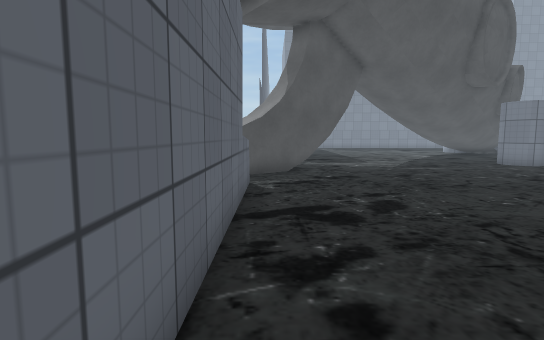
View 1 (above)

24 first-person views from a walk through a 3-D level made in the Unity game engine. The camera is 1.3 m above the floor, tilts 6° down and sees 80° across. The floor is counted in squares, 1 m on a side. Each view is taken from the middle of a square. On the plan, view 1 faces up. The plan holds only what a view shows up to about 14 squares ahead; the rest is blank. The place goes on beyond the plan. The player character is not drawn. Some surface patterns are stand-ins.

View 2
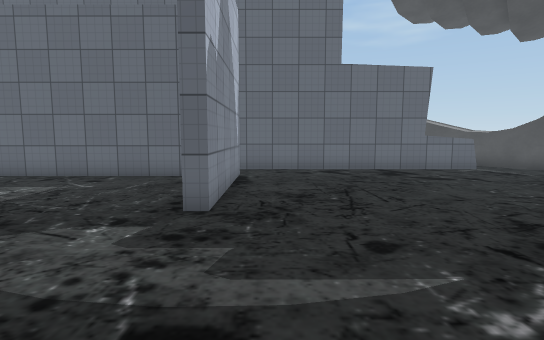

View 3
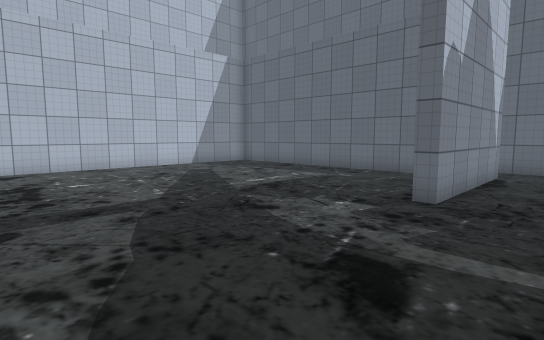

View 4
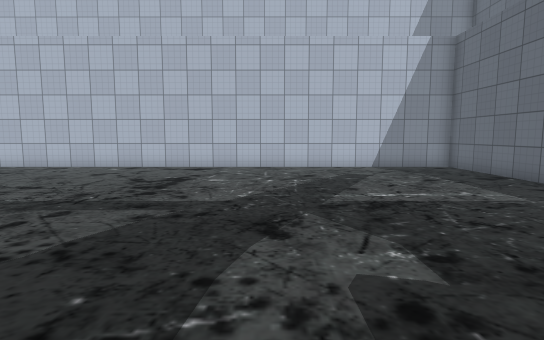

View 5
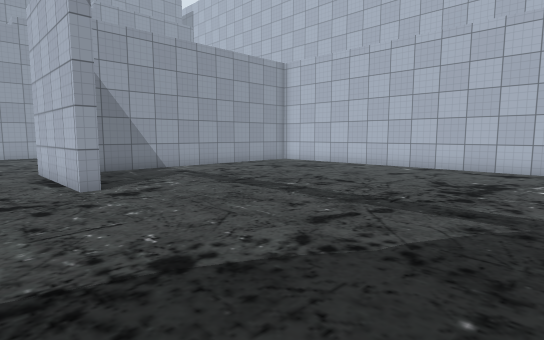

View 6
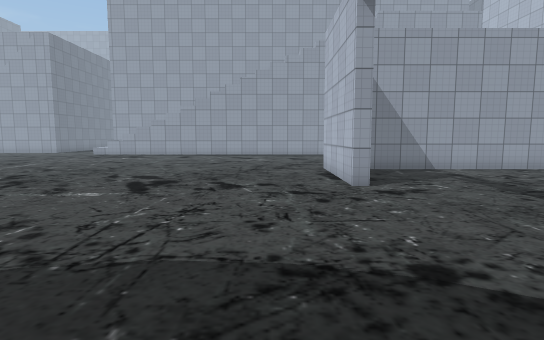

View 7
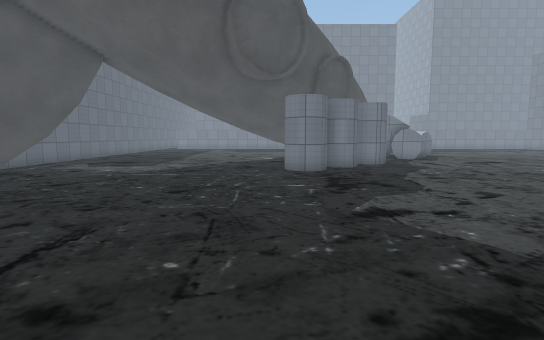

View 8
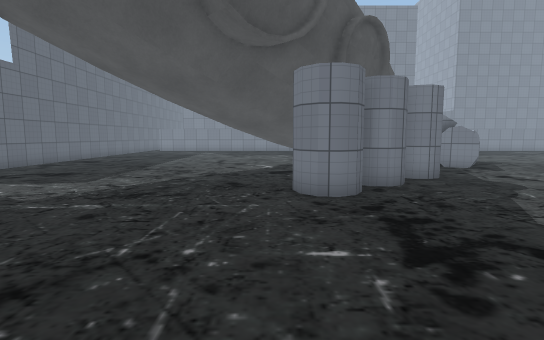

View 9
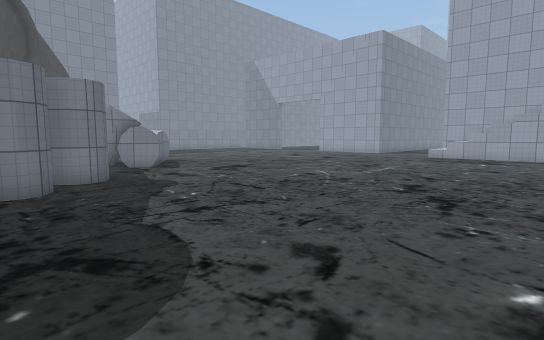

View 10
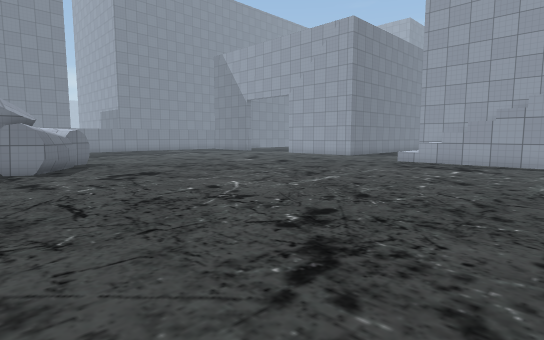

View 11
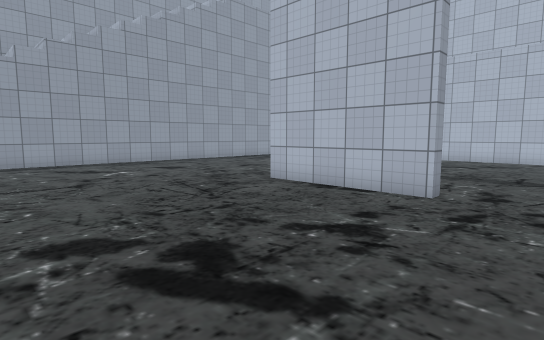

View 12
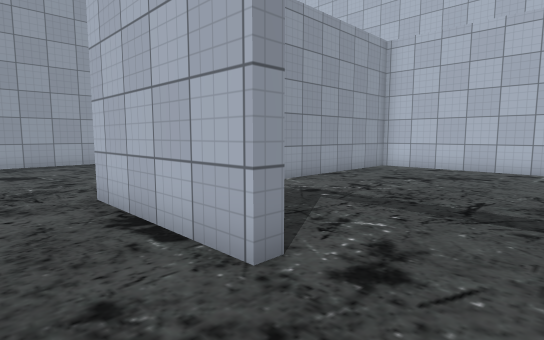

View 13
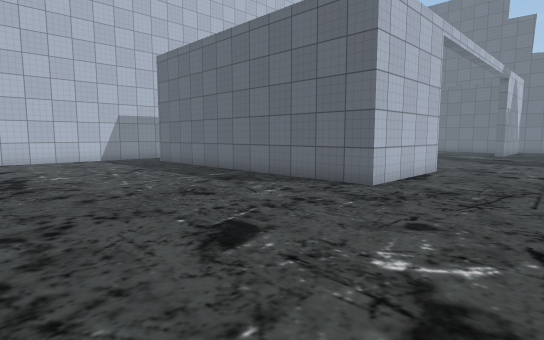

View 14
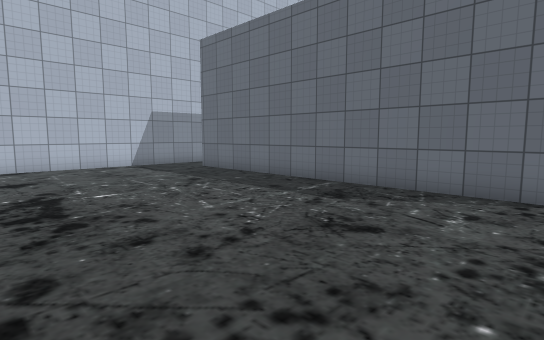

View 15
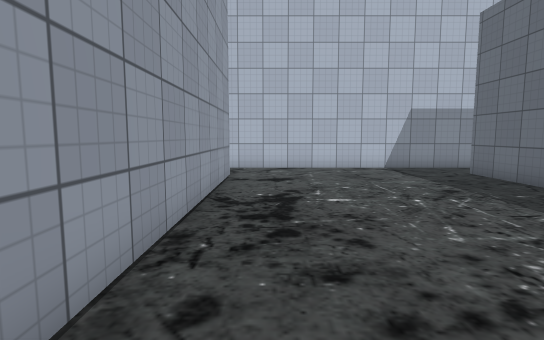

View 16
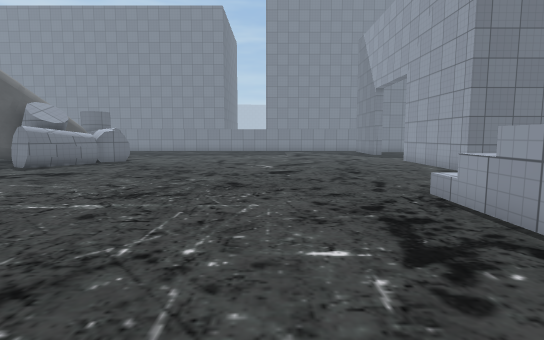

View 17
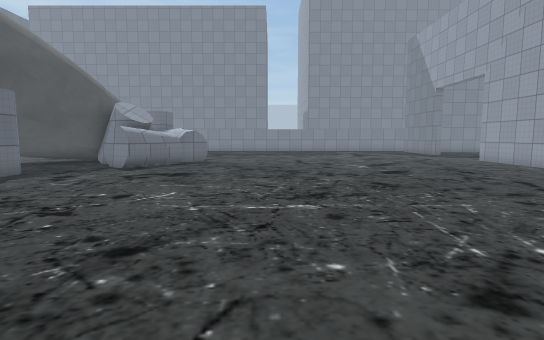

View 18
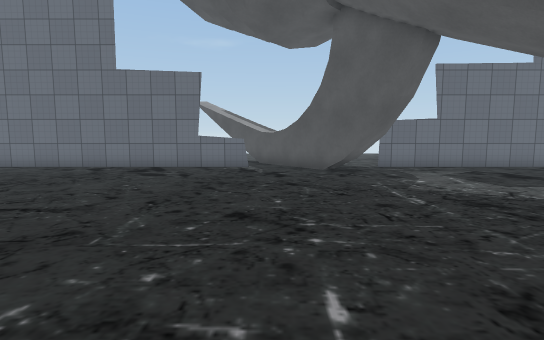

View 19
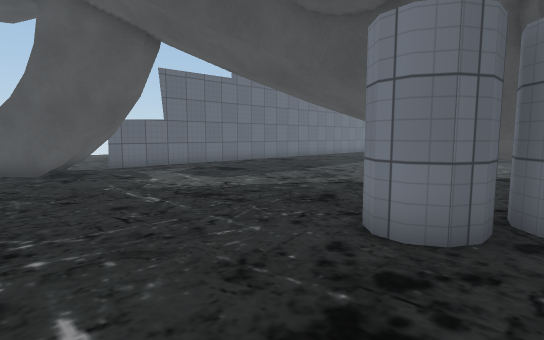

View 20
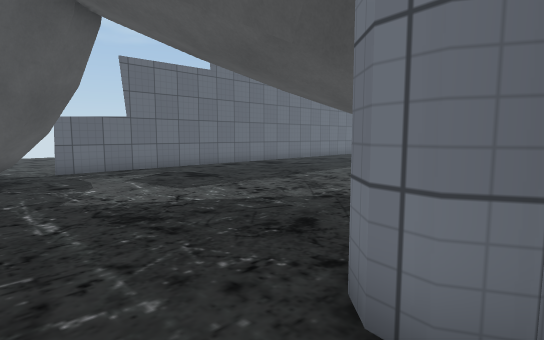

View 21
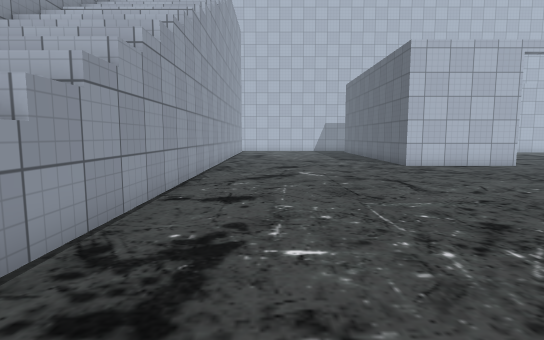

View 22
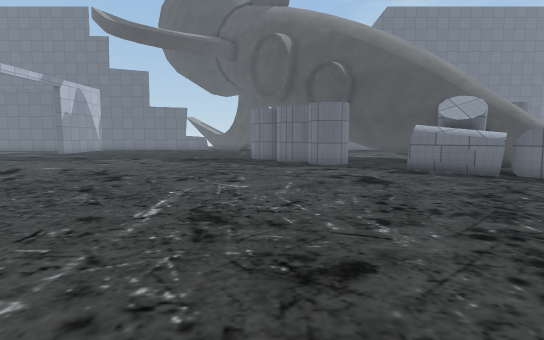

View 23
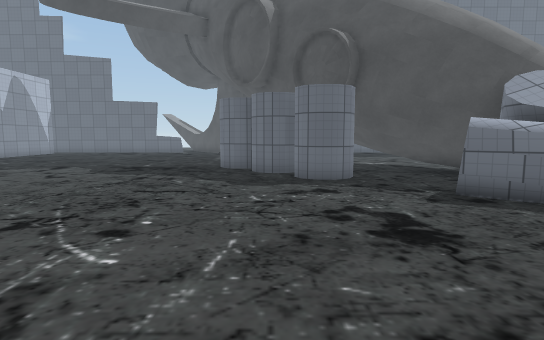

View 24
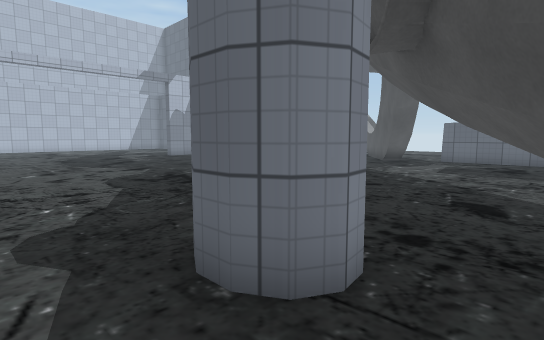

### Floor plan
Key: @ floor where view 1 was taken; # wall or solid block; . floor; / step, stairs or slope; = window, fence, low wall or low ledge; ^ raised ledge; T thing the floor can be seen under or through.
Columns run from 2 left of view 1 to 33 right of it. Each row starts with its distance up from view 1.
 21  #.........  #####.##^..............
 20  #......... #####...#...............
 19  #......... ####....................
 18  #..............##..................
 17  #.............###..................
 16  #............##...................
 15  #...........##....................
 14  ............##....................
 13  ..TT............................./
 12   TT............................../
 11  #................................/
 10 ^................................./
  9  #................................//
  8  =................................//
  7  #................................//
  6  #................................//
  5  #................................//
  4  #................................//
  3  #................................//
  2  #................................//
  1  #................................//
  0  #@######............#####........
 -1  #.#  ...................#........
 -2    #.....................#........
 -3    #.....................#........
 -4    #.....................#........
 -5    #.....................#........
 -6    #.....................#........
 -7    #.....................#........
 -8    #.....................#........
 -9    #.....................#........
-10    #.....................#........
-11    #.....................#........
-12    #######################........
-13                          .........
-14                         ###########

Positions as (right, up) in squares from view 1, and headings:
1: (0, 0), facing up
2: (12, 1), facing left
3: (13, 2), facing down-left
4: (9, 2), facing down
5: (10, 2), facing down-right
6: (10, 2), facing right
7: (10, 2), facing up
8: (10, 7), facing up
9: (12, 7), facing up-right
10: (16, 7), facing up-right
11: (16, 7), facing down-right
12: (16, 2), facing down-right
13: (31, 4), facing down-left
14: (31, 0), facing down-left
15: (30, -1), facing down
16: (28, 7), facing up
17: (24, 7), facing up
18: (13, 10), facing left
19: (13, 10), facing up-left
20: (12, 12), facing up-left
21: (29, 14), facing down
22: (30, 15), facing left
23: (25, 16), facing left
24: (17, 20), facing down-left
